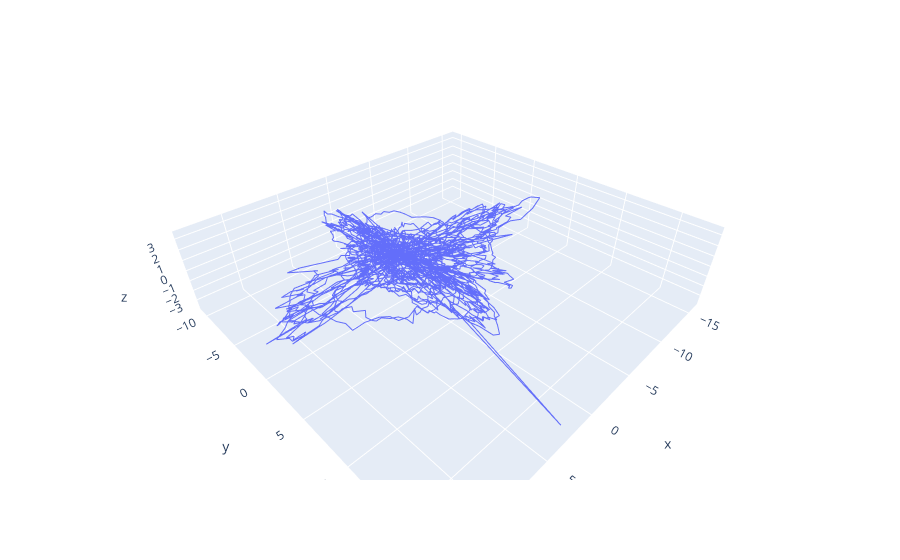

The notebook cell this image was saved under:
### Code cell
dataset = SequentDataset(df_diff[0:5000], n_dots=N_DOTS, n_dot_parameters=N_DOT_PARAMETERS)
test = SequentDataset(df_diff[5000:6000], n_dots=N_DOTS, n_dot_parameters=N_DOT_PARAMETERS)
dataset.plotData()

### Figure 1 — Plotly figure (JSON) as saved in the notebook; plotly's stock layout.template omitted (floating-point values rounded to 4 significant figures; data arrays with more than 128 entries replaced by an {"elided": "..."} marker saying what was removed)
{"data": [{"hovertemplate": "x=%{x}<br>y=%{y}<br>z=%{z}<extra></extra>", "legendgroup": "", "line": {"color": "#636efa", "dash": "solid"}, "marker": {"symbol": "circle"}, "mode": "lines", "name": "", "scene": "scene", "showlegend": false, "type": "scatter3d", "x": {"elided": "4899 float values"}, "y": {"elided": "4899 float values"}, "z": {"elided": "4899 float values"}}], "layout": {"legend": {"tracegroupgap": 0}, "margin": {"t": 60}, "scene": {"domain": {"x": [0, 1], "y": [0, 1]}, "xaxis": {"title": {"text": "x"}}, "yaxis": {"title": {"text": "y"}}, "zaxis": {"title": {"text": "z"}}}}}
